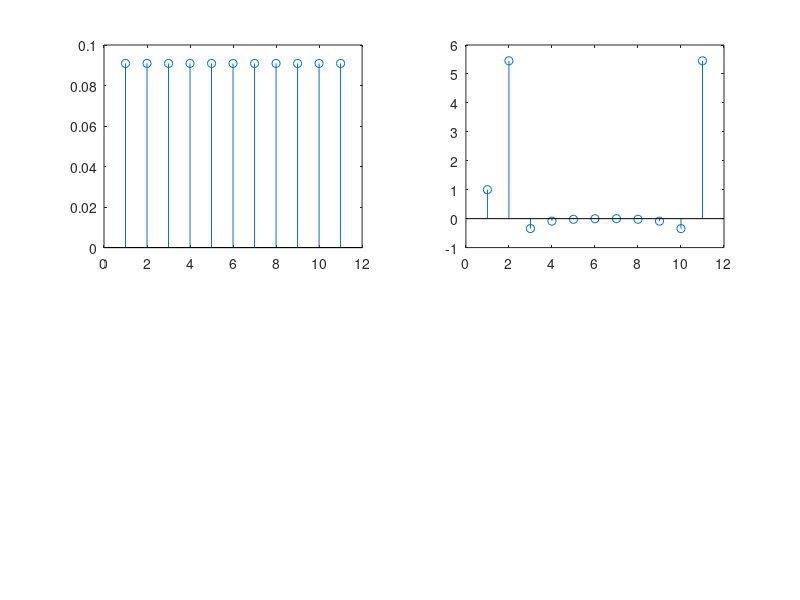

Recreate this plot in MATLAB.
function[y]=dft(~)
t=0:0.1:1;
x=cos(2*pi*t);
N=length(x);
for k=1:N;
    y(k)=0;
    for n=1:N
        y(k)=y(k)+x(n)*exp(-(1i*(2*pi*(k-1)*(n-1))))/N;
    end
end
subplot(2,2,1);
stem(y);
subplot(2,2,2);
b=fft(x);
stem(b);

    
